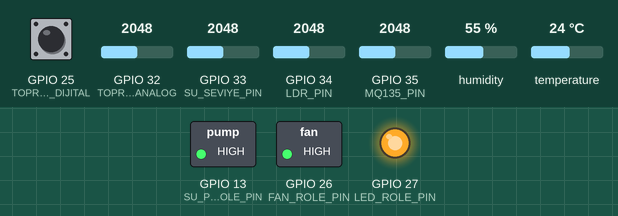
Recording of a sketch running on a simulated ESP32. Parts: switched loads named in the sketch (green lamp = pin HIGH), output pins drawn as LEDs (lit = HIGH). Inputs (shaded band) come from the test bench; at power-on: humidity 55 %, GPIO 25 (TOPRAK_NEM_PIN_DIJITAL) HIGH, GPIO 32 (TOPRAK_NEM_PIN_ANALOG) = 2048, GPIO 33 (SU_SEVIYE_PIN) = 2048, GPIO 34 (LDR_PIN) = 2048, GPIO 35 (MQ135_PIN) = 2048, temperature 24 °C (analog values on the 0–4095 scale). WiFi joins after 1.5 s; servers stay silent unless stated; uploads are accepted with an empty reply; what the sketch prints to the serial monitor is not drawn.

Above: at 4.7 s.
4.8 s: humidity set to 69 %
16.5 s: humidity set to 72 %
At 30.5 s:
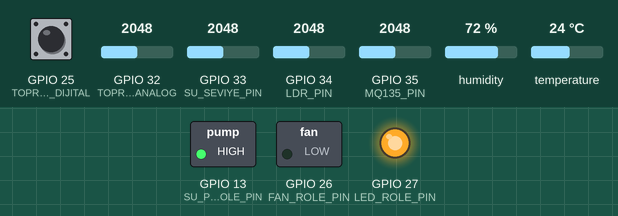
Timing chart, 0 to 32.0 s (numbered marks = the images above; inputs shaded):
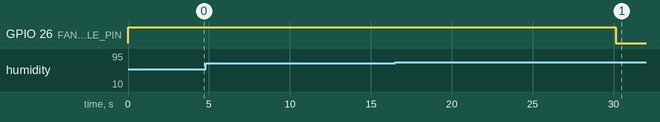

Measured:
- the behaviour switches between 70 and 71 % on humidity (found by bisection; images 0 and 1)
- after the input at 4.8 s, every drawn part: stays the same
- after the input at 16.5 s, GPIO 26 (FAN_ROLE_PIN): HIGH → LOW after 13.6 s

The sketch:

esp32_code.ino
```cpp
// ESP32 Akıllı Sera Projesi - WiFi ve API Entegrasyonu
// Gerekli kütüphaneler
#include <DHT.h>
#include <WiFi.h>
#include <HTTPClient.h>
#include <ArduinoJson.h>

// WiFi ayarları
const char* ssid = "Superbox53";
const char* password = "SuperB0x.53";
const char* apiUrl = "http://kemalasliyuksek.com/greenbyte/api/sensor_kaydet.php"; // API endpoint'iniz

// Sensör pinleri
#define DHT_PIN 21          // DHT11 için GPIO21 pini (WIRE_SDA olarak gösterilen pin)
#define LDR_PIN 34          // LDR için GPIO34 pini (ADC1_6)
#define MQ135_PIN 35        // MQ135 için GPIO35 pini (ADC1_7)
#define TOPRAK_NEM_PIN_ANALOG 32   // Toprak nemi analog pin (AO) - GPIO32 (ADC1_4)
#define TOPRAK_NEM_PIN_DIJITAL 25  // Toprak nemi dijital pin (DO) - GPIO25 (GPIO25/DAC1)
#define SU_SEVIYE_PIN 33    // Su seviye sensörü için GPIO33 pini (ADC1_5)

// RÖLE PİNLERİ TANIMLAMALARI
#define FAN_ROLE_PIN 26      // Fan kontrolü için röle pini (GPIO26)
#define LED_ROLE_PIN 27      // LED şerit kontrolü için röle pini (GPIO27)
#define SU_POMPASI_ROLE_PIN 13      // Su pompası için röle pini (GPIO13)

// Röle Açık/Kapalı Tanımlamaları - Röle modülünüzün tipine göre ayarlayın
#define ROLE_ACIK LOW        // Röle modülünüzün tetikleme mantığı LOW ise (Genelde LOW ile tetiklenir)
#define ROLE_KAPALI HIGH     // Röle modülünüzün kapalı durumu HIGH ise

// Fan kontrolü için eşik değerleri
#define SICAKLIK_ESIK 25.0   // Sıcaklık bu değerin üzerine çıkarsa fan açılır
#define NEM_ESIK 70.0        // Nem bu değerin üzerine çıkarsa fan açılır

// LED şerit kontrolü için eşik değeri
#define ISIK_ESIK 30         // Işık seviyesi bu değerin altına düşerse LED şerit açılır

// Su pompası kontrolü için eşik değeri
#define TOPRAK_NEM_ESIK 20   // Toprak nemi bu değerin altına düşerse su pompası çalışır

// ESP32 kimlik bilgisi
const int CIHAZ_ID = 1;     // Bu ESP32'nin veritabanındaki cihaz ID'si

// DHT sensör tipi
#define DHT_TIP DHT11

// ADC çözünürlüğü (ESP32 için)
#define ADC_COZUNURLUK 4095  // ESP32'nin ADC çözünürlüğü (12-bit)

// MQ135 eşik değerleri - DUMAN EŞİK DEĞERİ DÜŞÜRÜLMÜŞTİR
#define DUMAN_ESIK 1500     // Duman/yangın algılama eşiği (ham değer - düşürüldü)
#define DUMAN_ARTIS_ESIK 300 // Ani artış eşiği

// DHT sensör objesi
DHT dhtSensor(DHT_PIN, DHT_TIP);

// Değişkenler
float sicaklik;         // Sıcaklık değeri (°C)
float nem;              // Nem değeri (%)
int isikSeviyesi;       // Işık seviyesi (ham ADC değeri)
int isikSeviyesiYuzde;  // Işık seviyesi (%)
int havaKalitesi;       // Hava kalitesi (ham ADC değeri)
int oncekiHavaKalitesi = 0; // Önceki ölçüm değeri
int havaKalitesiYuzde;  // Hava kalitesi (%)
float co2ppm;           // CO2 seviyesi (ppm)
bool dumanVarMi;        // Duman/yangın durumu
int toprakNemi;         // Toprak nemi (ham ADC değeri)
int toprakNemiYuzde;    // Toprak nemi (%)
bool toprakNemlimi;     // Toprak nem durumu (true=nemli, false=kuru)
int suSeviyesi;         // Su seviyesi (ham ADC değeri)
int suSeviyesiYuzde;    // Su seviyesi (%)

// Rölelerin mevcut durumu
bool fanDurumu = false;      // Başlangıçta fan kapalı
bool ledDurumu = false;      // Başlangıçta LED şerit kapalı
bool suPompasiDurumu = false;        // Başlangıçta su pompası kapalı
unsigned long suPompasiBaslangicZamani = 0; // Su pompası başlangıç zamanı
const long suPompasiCalismaZamani = 2000;  // Su pompası çalışma süresi (2 saniye)

// Veri gönderme için zaman değişkenleri
unsigned long sonVeriGondermeSuresi = 0;
const long veriGondermeAraligi = 15000; // 15 saniyede bir veri gönder (milisaniye)

// Röle durum kontrolü için zaman değişkenleri
unsigned long sonRoleDurumKontrol = 0;
const long roleDurumKontrolAraligi = 5000; // 5 saniyede bir kontrol

void setup() {
  // Serial bağlantısı başlatılıyor
  Serial.begin(115200);
  Serial.println("ESP32 Akıllı Sera Sistemi Başlatılıyor...");

  // Röle pinleri için çıkış ayarları
  pinMode(FAN_ROLE_PIN, OUTPUT);
  pinMode(LED_ROLE_PIN, OUTPUT);
  pinMode(SU_POMPASI_ROLE_PIN, OUTPUT);

  // Röleleri başlangıçta kapalı duruma getir
  digitalWrite(FAN_ROLE_PIN, ROLE_KAPALI);
  digitalWrite(LED_ROLE_PIN, ROLE_KAPALI);
  digitalWrite(SU_POMPASI_ROLE_PIN, ROLE_KAPALI);

  Serial.println("Röle kontrolleri hazır!");

  // WiFi bağlantısı kuruyoruz
  WiFi.begin(ssid, password);
  Serial.print("WiFi'ye bağlanılıyor");

  while (WiFi.status() != WL_CONNECTED) {
    delay(500);
    Serial.print(".");
  }

  Serial.println("");
  Serial.println("WiFi bağlantısı kuruldu!");
  Serial.print("IP Adresi: ");
  Serial.println(WiFi.localIP());

  // DHT sensörü başlatılıyor
  dhtSensor.begin();

  // Toprak nemi dijital pin modu ayarlanıyor
  pinMode(TOPRAK_NEM_PIN_DIJITAL, INPUT);

  // ADC çözünürlüğü ayarlanıyor (ESP32 için)
  analogReadResolution(12);  // ESP32 için 12-bit çözünürlük

  // Kısa bir bekleme
  delay(2000);

  // İlk okuma
  oncekiHavaKalitesi = analogRead(MQ135_PIN);

  Serial.println("Sensörler hazır!");
  Serial.println("---------------------------------------------");
}

// MQ135 sensöründen CO2 PPM hesaplama (düzeltilmiş basit yaklaşım)
float hesaplaCO2PPM(int sensorDeger) {
  // Doğrudan ADC değerinden yaklaşık CO2 PPM'e dönüştürme
  // 400 ppm (temiz hava) - 2000 ppm (kirli) aralığında
  float co2ppm = map(sensorDeger, 1000, 3000, 400, 2000);

  // Makul aralıkta değer döndürme
  if (co2ppm < 0) co2ppm = 0; // Atmosferik minimum
  if (co2ppm > 5000) co2ppm = 5000; // Üst limit

  return co2ppm;
}

// Sensör verilerini oku
void sensörleriOku() {
  // 1. DHT11 sensöründen sıcaklık ve nem verilerini oku
  sicaklik = dhtSensor.readTemperature();
  nem = dhtSensor.readHumidity();

  // DHT11 okuma hatası kontrolü
  if (isnan(sicaklik) || isnan(nem)) {
    Serial.println("DHT11 sensöründen veri okunamadı!");
  }

  // 2. LDR sensöründen ışık seviyesini oku (İki bacaklı LDR için)
  isikSeviyesi = analogRead(LDR_PIN);
  isikSeviyesiYuzde = map(isikSeviyesi, 0, ADC_COZUNURLUK, 0, 100);

  // 3. MQ135 sensöründen hava kalitesini oku
  havaKalitesi = analogRead(MQ135_PIN);
  havaKalitesiYuzde = map(havaKalitesi, 0, ADC_COZUNURLUK, 0, 100);

  // MQ135 CO2 PPM hesaplama
  co2ppm = hesaplaCO2PPM(havaKalitesi);

  // Duman/yangın kontrolü - iki koşulu kontrol ediyoruz:
  // 1. Eşik değerini geçmiş mi?
  // 2. Önceki ölçüme göre ani bir artış var mı?
  int havaKalitesiArtisi = havaKalitesi - oncekiHavaKalitesi;
  dumanVarMi = (havaKalitesi > DUMAN_ESIK || havaKalitesiArtisi > DUMAN_ARTIS_ESIK);

  // Önceki değeri güncelle
  oncekiHavaKalitesi = havaKalitesi;

  // 4. Toprak nemi sensöründen toprak nemini oku (4 pinli modül)
  // a. Analog değer okuma
  toprakNemi = analogRead(TOPRAK_NEM_PIN_ANALOG);
  toprakNemiYuzde = map(toprakNemi, ADC_COZUNURLUK, 0, 0, 100);  // Değer ters çevriliyor

  // b. Dijital değer okuma (eşik değerini aşıp aşmadığı)
  toprakNemlimi = !digitalRead(TOPRAK_NEM_PIN_DIJITAL); // NOT operatörü ile tersini alıyoruz (LOW=nemli, HIGH=kuru)

  // 5. Su seviye sensöründen su seviyesini oku
  suSeviyesi = analogRead(SU_SEVIYE_PIN);
  suSeviyesiYuzde = map(suSeviyesi, 0, ADC_COZUNURLUK, 0, 100);
}

// Fan kontrolü - Sıcaklık ve nem değerlerine göre
void fanKontrol() {
  // Sıcaklık veya nem eşik değerlerini aşarsa fanı çalıştır
  if (sicaklik > SICAKLIK_ESIK || nem > NEM_ESIK) {
    if (!fanDurumu) {  // Eğer fan kapalıysa açalım
      digitalWrite(FAN_ROLE_PIN, ROLE_ACIK);
      fanDurumu = true;
      Serial.println("FAN AÇILDI! Sıcaklık: " + String(sicaklik) + "°C, Nem: " + String(nem) + "%");
    }
  } else {
    if (fanDurumu) {  // Eğer fan açıksa kapatalım
      digitalWrite(FAN_ROLE_PIN, ROLE_KAPALI);
      fanDurumu = false;
      Serial.println("FAN KAPATILDI! Sıcaklık: " + String(sicaklik) + "°C, Nem: " + String(nem) + "%");
    }
  }
}

// LED şerit kontrolü - Işık seviyesine göre
void ledKontrol() {
  // Işık seviyesi eşik değerinin altındaysa LED şeridi aç
  if (isikSeviyesiYuzde < ISIK_ESIK) {
    if (!ledDurumu) {  // Eğer LED kapalıysa açalım
      digitalWrite(LED_ROLE_PIN, ROLE_ACIK);
      ledDurumu = true;
      Serial.println("LED ŞERİT AÇILDI! Işık Seviyesi: " + String(isikSeviyesiYuzde) + "%");
    }
  } else {
    if (ledDurumu) {  // Eğer LED açıksa kapatalım
      digitalWrite(LED_ROLE_PIN, ROLE_KAPALI);
      ledDurumu = false;
      Serial.println("LED ŞERİT KAPATILDI! Işık Seviyesi: " + String(isikSeviyesiYuzde) + "%");
    }
  }
}

// Verileri API'ye gönder
void verileriGonder() {
  // WiFi bağlantı kontrolü
  if (WiFi.status() != WL_CONNECTED) {
    Serial.println("WiFi bağlantısı kesildi. Yeniden bağlanılıyor...");
    WiFi.reconnect();
    return;
  }

  // JSON verisi oluşturuyoruz
  StaticJsonDocument<256> doc;

  doc["cihaz_id"] = CIHAZ_ID;
  doc["sicaklik"] = sicaklik;
  doc["nem"] = nem;
  doc["isik_seviyesi"] = isikSeviyesiYuzde;
  doc["toprak_nemi"] = toprakNemiYuzde;
  doc["co2ppm"] = (int)co2ppm;
  doc["su_seviyesi"] = suSeviyesiYuzde;
  // Röle durumlarını da ekleyelim
  doc["fan_durumu"] = fanDurumu;
  doc["led_durumu"] = ledDurumu;
  doc["su_pompasi_durumu"] = suPompasiDurumu;

  // JSON verisini string'e dönüştürüyoruz
  String jsonString;
  serializeJson(doc, jsonString);

  // HTTP POST isteği oluşturup gönderiyoruz
  HTTPClient http;

  http.begin(apiUrl);
  http.addHeader("Content-Type", "application/json");

  int httpResponseCode = http.POST(jsonString);

  // Yanıtı kontrol ediyoruz
  if (httpResponseCode > 0) {
    String response = http.getString();
    Serial.println("HTTP Yanıt kodu: " + String(httpResponseCode));
    Serial.println(response);
  } else {
    Serial.print("Hata kodu: ");
    Serial.println(httpResponseCode);
  }

  http.end();
}

// Serial port'a verileri yazdır
void verileriYazdir() {
  // Tüm verileri ekrana yazdır
  Serial.println("============ SERA DURUM BİLGİLERİ ============");

  // Sıcaklık ve Nem Bilgisi
  Serial.print("Sıcaklık: ");
  Serial.print(sicaklik);
  Serial.println(" °C");

  Serial.print("Nem: ");
  Serial.print(nem);
  Serial.println(" %");

  // Işık Seviyesi
  Serial.print("Işık Seviyesi: ");
  Serial.print(isikSeviyesiYuzde);
  Serial.print(" % (Ham Değer: ");
  Serial.print(isikSeviyesi);
  Serial.println(")");

  // Hava Kalitesi ve CO2
  Serial.print("Hava Kalitesi: ");
  Serial.print(havaKalitesiYuzde);
  Serial.print(" % (Ham Değer: ");
  Serial.print(havaKalitesi);
  Serial.println(")");

  Serial.print("CO2 Seviyesi: ");
  Serial.print(co2ppm, 0);  // Ondalık basamak olmadan
  Serial.println(" ppm");

  Serial.print("Duman/Yangın Durumu: ");
  if (dumanVarMi) {
    Serial.println("DİKKAT! DUMAN ALGILANDI!");
  } else {
    Serial.println("Normal");
  }

  // Toprak Nemi (Analog ve Dijital)
  Serial.print("Toprak Nemi: ");
  Serial.print(toprakNemiYuzde);
  Serial.print(" % (Ham Değer: ");
  Serial.print(toprakNemi);
  Serial.println(")");

  Serial.print("Toprak Durum: ");
  if (toprakNemlimi) {
    Serial.println("NEMLİ (Sulama Gerekmiyor)");
  } else {
    Serial.println("KURU (Sulama Gerekiyor)");
  }

  // Su Seviyesi
  Serial.print("Su Seviyesi: ");
  Serial.print(suSeviyesiYuzde);
  Serial.print(" % (Ham Değer: ");
  Serial.print(suSeviyesi);
  Serial.println(")");

  // Röle Durumları
  Serial.print("Fan Durumu: ");
  Serial.println(fanDurumu ? "AÇIK" : "KAPALI");

  Serial.print("LED Şerit Durumu: ");
  Serial.println(ledDurumu ? "AÇIK" : "KAPALI");

  Serial.print("Su Pompası Durumu: ");
  Serial.println(suPompasiDurumu ? "AÇIK" : "KAPALI");

  Serial.println("=============================================");
  Serial.println();
}

void loop() {
  unsigned long simdikiZaman = millis();

  // Belirli aralıklarla sensörleri oku ve veri gönder (15 saniyede bir)
  if (simdikiZaman - sonVeriGondermeSuresi >= veriGondermeAraligi) {
    // Sensörleri oku
    sensörleriOku();

    // Verileri Serial'e yazdır
    verileriYazdir();

    // Fan ve LED kontrolü
    fanKontrol();
    ledKontrol();

    // Toprak nemi %20'nin altında ise su pompasını başlat
    if (toprakNemiYuzde < TOPRAK_NEM_ESIK && !suPompasiDurumu) {
      digitalWrite(SU_POMPASI_ROLE_PIN, ROLE_ACIK);
      suPompasiDurumu = true;
      suPompasiBaslangicZamani = simdikiZaman;
      Serial.println("SU POMPASI AÇILDI! Toprak Nemi: " + String(toprakNemiYuzde) + "%");
    }

    // Verileri API'ye gönder
    verileriGonder();

    // Zaman damgasını güncelle
    sonVeriGondermeSuresi = simdikiZaman;
  }

  // Su pompası kontrolü - her döngüde kontrol edilir
  if (suPompasiDurumu && (simdikiZaman - suPompasiBaslangicZamani >= suPompasiCalismaZamani)) {
    digitalWrite(SU_POMPASI_ROLE_PIN, ROLE_KAPALI);
    suPompasiDurumu = false;
    Serial.println("SU POMPASI 2 SANİYE ÇALIŞTIKTAN SONRA KAPATILDI");
  }

  // Kısa bir gecikme (programın çok hızlı çalışmaması için)
  delay(100);
}
```
